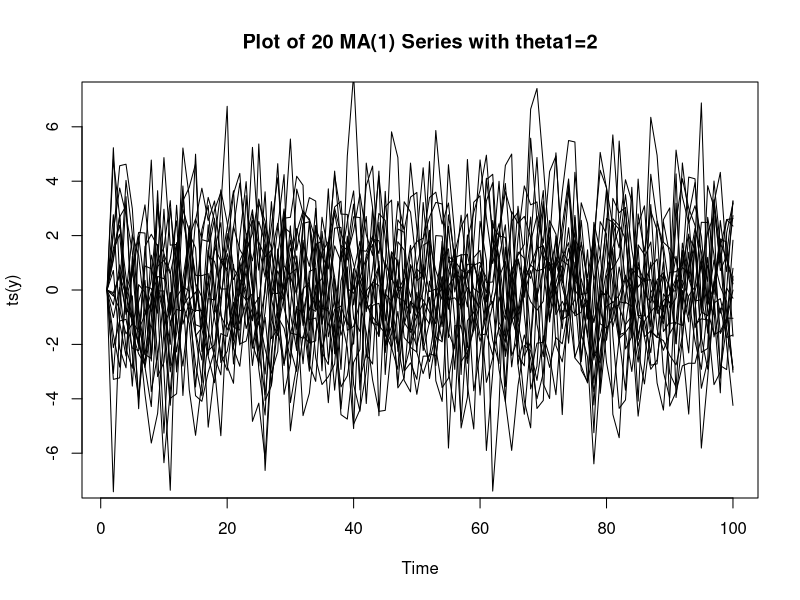

R code for this plot:
n = 100 # Number of periods
sim = 20 # number of time series

# Simulate 200 MA(1) series each with 100 periods
theta0 = 0
theta1 = 2
for(j in 1:sim){
    y = rep(0, n)
    e = rnorm(n)
    for(i in 2:n) y[i] = theta0 + theta1*e[i-1] + e[i]
    if(j==1) plot(ts(y), main=paste0('Plot of ', sim, ' MA(1) Series with theta1=', theta1), ylim=c(-1.2*max(abs(y)), 1.2*max(abs(y))))
    if(j>=2) lines(ts(y), col=1)
}
